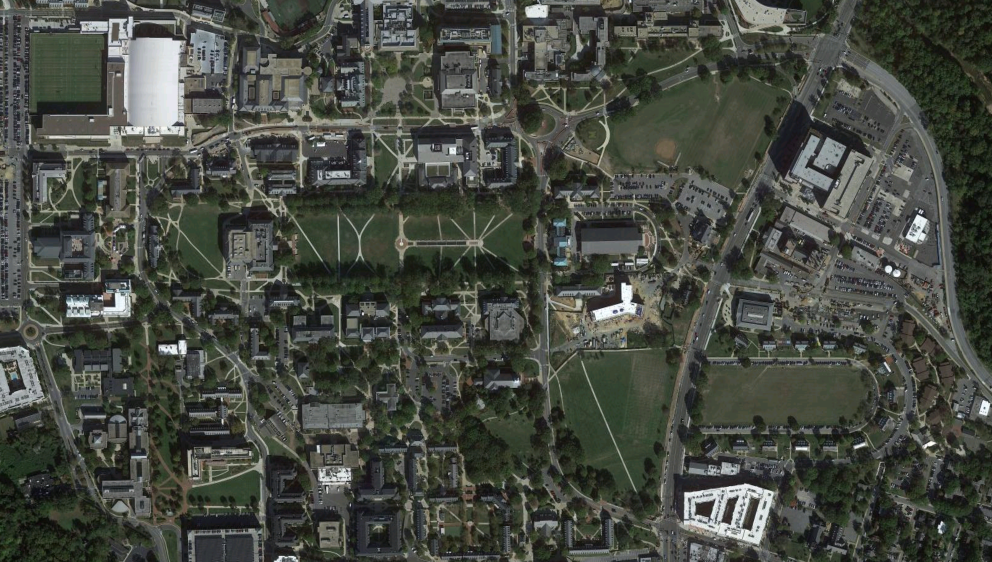
#> input picture notebooks/satellite_imgs/related_img1.png, 1984 x 1123 px (shown at 1/2 size)
$ jupyter execute --allow-errors encoders.ipynb
#> lines starting #> are read from the running program, lines starting #| are printed output that depends on the picture
[cell 1]
import torch
import torch.nn as nn
import torchvision.models as models
import torchvision.transforms as transforms
from torch.autograd import Variable
import cv2
import numpy as np
from scipy.stats import norm
import matplotlib.pyplot as plt
from os import walk
from sklearn.cluster import KMeans

[cell 2]
related_img1 = cv2.imread("satellite_imgs/related_img1.png")
#> related_img1 is the input picture: shape (1123, 1984, 3); mean B, G, R 66, 74, 70.4
related_img2 = cv2.imread("satellite_imgs/related_img2.png")
unrelated_img = cv2.imread("satellite_imgs/unrelated_img.png")

sfo1 = cv2.imread("satellite_imgs/sfo1.png")
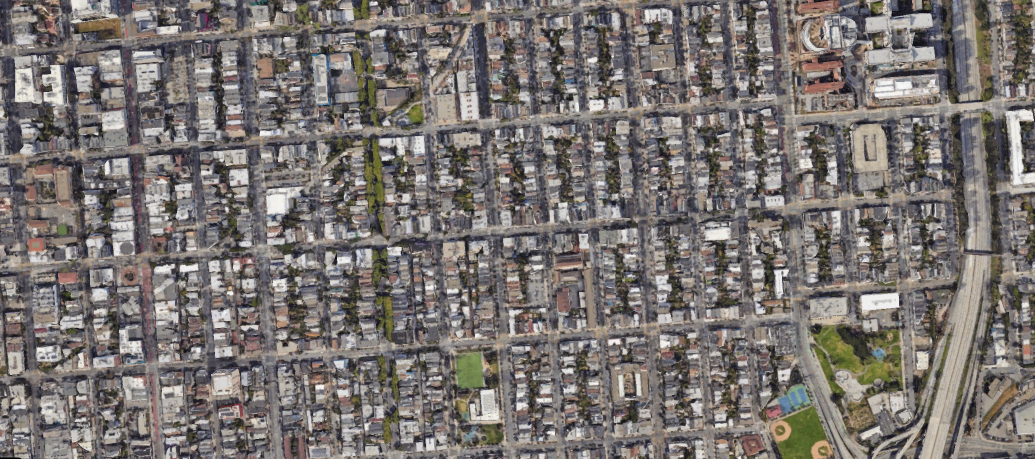
#> input picture notebooks/satellite_imgs/sfo1.png, 2069 x 918 px (shown at 1/2 size)
#> sfo1 is the input picture: shape (918, 2069, 3); mean B, G, R 112.6, 115.4, 121.1
sfo2 = cv2.imread("satellite_imgs/sfo2.png")
sfo1_rot = cv2.imread("satellite_imgs/sfo1_rotated.png")

[cell 3]
# [4 lines left out: function imshow, not called in this run]

[cell 4]
class VecKMEncoder:
    def __init__(self):
        self.d = 1024
        self.alpha = 0.1
        self.W = np.stack([self.strict_standard_normal(self.d) for _ in range(2)], axis=0) * self.alpha
        self.detector = cv2.SIFT_create(1000)

    def strict_standard_normal(self, d):
        y = np.linspace(0, 1, d+2)
        x = norm.ppf(y)[1:-1]
        np.random.shuffle(x)
        return x

    def encode(self, img):
        kp = self.detector.detect(img, None)
#> kp = 1000 keypoints; strongest (x, y, size): (1777, 538, 9), (726, 628, 3.2), (1794, 548, 9.1), (1651, 229, 2.1)
        pts = cv2.KeyPoint_convert(kp).astype(np.complex128)
        Z = np.exp(1j * pts @ self.W).sum(axis=0)
        Z = Z / np.linalg.norm(Z)
        return Z

    def similarity(self, x, y):
        return np.absolute(np.sum(x * y.conj()))

[cell 5]
class DLCosineEncoder:
    def __init__(self):
        # Load the pretrained model
        self.model = models.resnet18(pretrained=True)
        # Use the model object to select the desired layer
        self.layer = self.model._modules.get('avgpool')

        # Set model to evaluation mode
        self.model.eval()
        self.scaler = transforms.Resize((224, 224))
        self.normalize = transforms.Normalize(mean=[0.485, 0.456, 0.406],
                                        std=[0.229, 0.224, 0.225])
        self.to_tensor = transforms.ToTensor()
        self.sift_function = cv2.SIFT_create(nfeatures=500)
        self.cos = nn.CosineSimilarity(dim=1, eps=1e-6)
    # [29 lines left out: functions get_kpt_img, get_vector, not called in this run]

    def similarity(self, x, y):
        return self.cos(x.unsqueeze(0),y.unsqueeze(0))

[cell 6]
class HistEncoder():

    def __init__(self,siftD=128,num_clusters=64):
        self.siftD = siftD
        self.num_clusters = num_clusters
        self.clustering_model = self.create_hist_model()

    def detect_sift_features(self,rgb_img):
        gray_img = cv2.cvtColor(rgb_img,cv2.COLOR_BGR2GRAY)
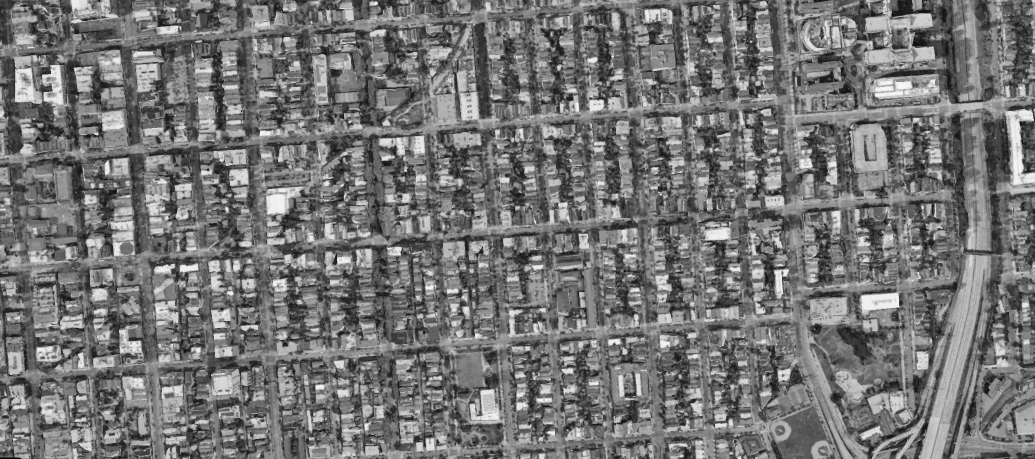
#> gray_img: shape (918, 2069) (shown at 1/2 size); min 0, max 255, mean 116.8
        sift_function = cv2.SIFT_create(nfeatures=128)
        keypoints, features = sift_function.detectAndCompute(gray_img,None)
#> keypoints = 128 keypoints; strongest (x, y, size): (367, 537, 10.8), (752, 6, 4.8), (194, 268, 4.2), (1235, 683, 7.8)
        return keypoints, features

    def create_hist_model(self):
        all_features = []
        filenames = next(walk("./satellite_imgs/"), (None, None, []))[2]  # [] if no file
        for image_path in filenames:
            img = cv2.imread("./satellite_imgs/" + image_path)
            keypoints, features = self.detect_sift_features(img)
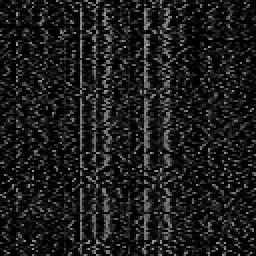
#> features: shape (128, 128) float32 (shown 2 times larger); min 0, max 163, mean 28.6
            all_features.append(features)
        features_array = np.concatenate(all_features,axis=0).reshape((-1,self.siftD))
        clustering_model = KMeans(n_clusters=64,n_init="auto")
        clustering_model.fit(features_array)
        return clustering_model

    def hist_encode(self,rgb_img):
        keypoints, features = self.detect_sift_features(rgb_img)
#> keypoints = 128 keypoints; strongest (x, y, size): (1777, 538, 9), (726, 628, 3.2), (1794, 548, 9.1), (1651, 229, 2.1)
        features = np.array(features).reshape((-1,self.siftD))
        feature_labels = self.clustering_model.predict(features).reshape((-1))
#> feature_labels = 128 values, max 63 at index 33, min 2 at index 45, mean 30.51
        hist, bin_edges = np.histogram(feature_labels,bins=[i for i in range(self.num_clusters)])
#> hist = 63 values, max 9 at index 25, min 0 at index 0, mean 2.03; bin_edges = 64 values from 0 to 63
        return np.array(hist).astype(np.float32)

    def hist_similarity_correlation(self,hist1,hist2):
        sim = cv2.compareHist(hist1,hist2,0)
        return sim

    def hist_similarity_intersection(self,hist1,hist2):
        sim = cv2.compareHist(hist1,hist2,2)
        return sim

#> (a cell that did not finish here is left out)

#> (a cell that did not finish here is left out)

[cell 9]
VecKM = VecKMEncoder()

vec1 = VecKM.encode(related_img1)
#> (the rest of this cell did not finish here and is left out)

#> (a cell that did not finish here is left out)

[cell 11]
HistE = HistEncoder()

vec1 = HistE.hist_encode(related_img1)
#> vec1 has the same summary as hist in hist_encode
#> (the rest of this cell did not finish here and is left out)
